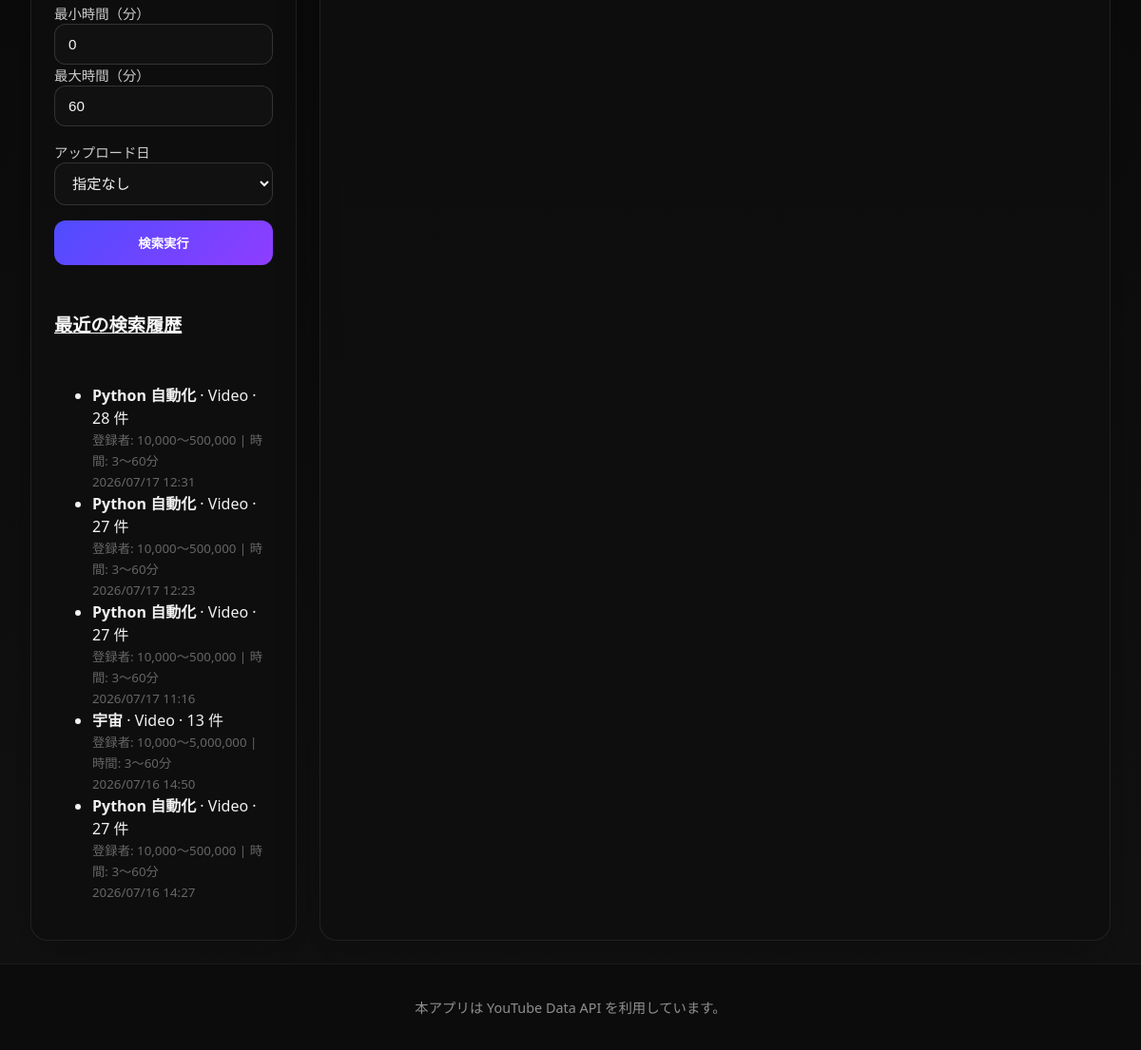
Page / (signed in, lower part) on the earlier database version.
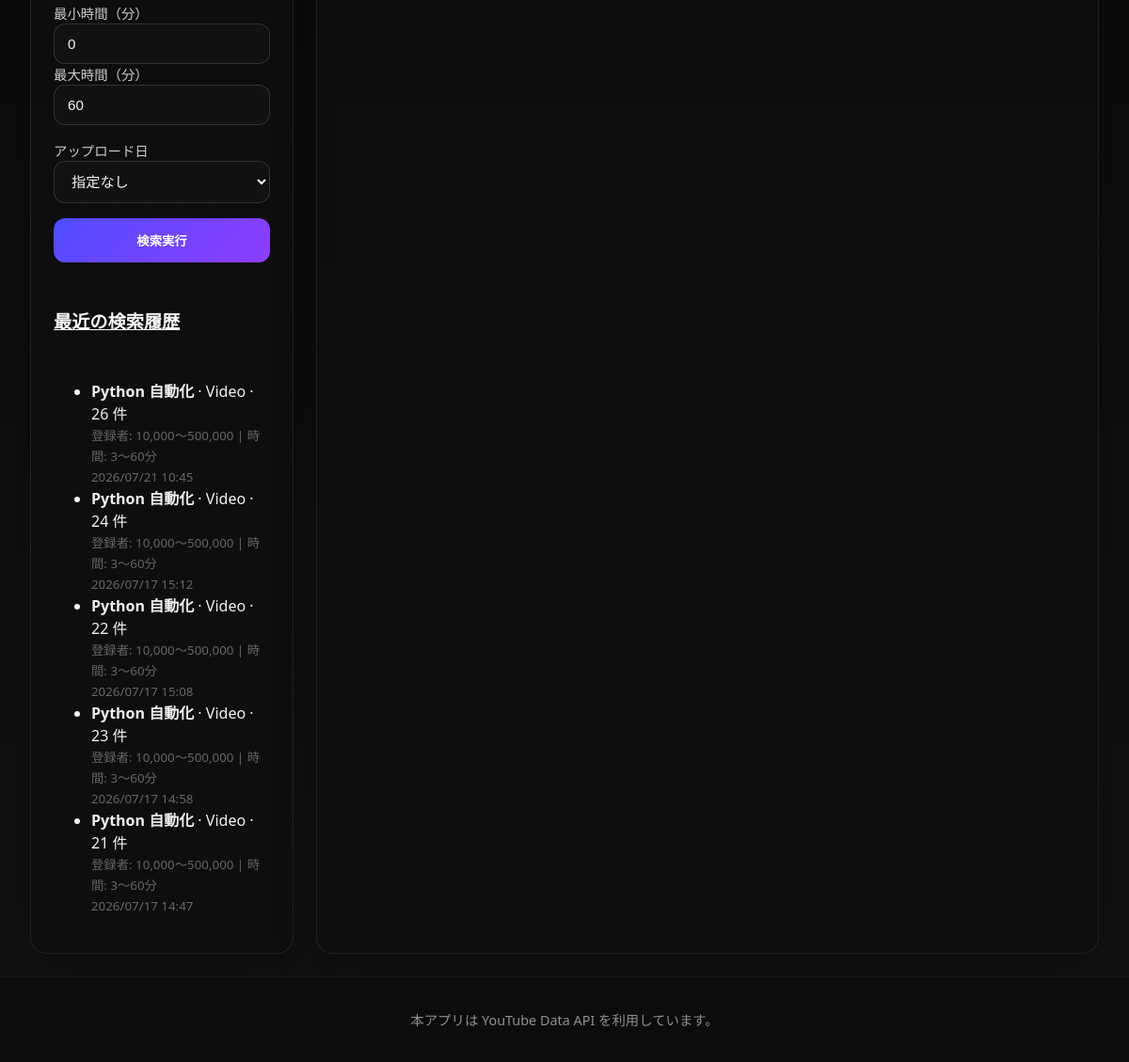
Same page on the later database version.
### youtube_app/models.py (models this page shows, shortened)
class SearchHistory(models.Model):
    target = models.CharField(max_length=16, default='video')
    query = models.CharField(max_length=255)
    max_results = models.PositiveSmallIntegerField(default=50)
    order = models.CharField(max_length=32, default='viewCount')
    lower_threshold = models.PositiveIntegerField(default=100000)
    upper_threshold = models.PositiveIntegerField(default=500000)
    min_duration = models.PositiveIntegerField(default=0)
    max_duration = models.PositiveIntegerField(default=60)
    date_option = models.CharField(max_length=16, default='none')
    results_count = models.PositiveIntegerField(default=0)
    created_at = models.DateTimeField(auto_now_add=True)
    user = models.ForeignKey(User, on_delete=models.CASCADE, related_name='search_histories', null=True, blank=True)
    class Meta:
        ordering = ['-created_at']

### youtube_app/views.py (the view, shortened to what this page needs)
# urls.py: path('', views.search_view, name='search'),
@login_required # 検索もログイン必須にする場合
def search_view(request):
    if not request.GET and 'last_search_params' in request.session:
        saved_params = request.session['last_search_params']
        context = get_query_parameters(request) # デフォルト値で初期化
        context.update(saved_params)            # 保存されていた値で上書き
    else:
        context = get_query_parameters(request)
    context['base_query_string'] = build_query_string_without_select(request)
    context['is_video_mode'] = context['target'] == 'video'
    context['results'] = []
    context['error_message'] = ''
    favorite_lists = []
    if request.user.is_authenticated:
        for i in range(1, 6):
            obj, created = FavoriteList.objects.get_or_create(
                user=request.user, index=i,
                defaults={'name': f'リスト {i}'}
            )
            favorite_lists.append(obj)
    context['favorite_lists'] = favorite_lists
    context['recent_history'] = SearchHistory.objects.filter(user=request.user)[:5] if request.user.is_authenticated else []
    return render(request, 'youtube_app/search.html', context)

### youtube_app/views.py (called while the page is built)
def get_query_parameters(request: HttpRequest) -> dict:
    return {
        'target': request.GET.get('target', 'video'),
        'query': request.GET.get('query', 'Python 自動化'),
        'max_results': int(request.GET.get('max_results', 50) or 50),
        'order': request.GET.get('order', 'viewCount'),
        'lower_threshold': int(request.GET.get('lower_threshold', 100000) or 100000),
        'upper_threshold': int(request.GET.get('upper_threshold', 500000) or 500000),
        'min_duration': int(request.GET.get('min_duration', 0) or 0),
        'max_duration': int(request.GET.get('max_duration', 60) or 60),
        'date_option': request.GET.get('date_option', 'none'),
        'selected_video_id': request.GET.get('select', ''),
    }

def build_query_string_without_select(request):
    params = request.GET.copy()
    params.pop('select', None)
    return params.urlencode()

### youtube_app/templates/youtube_app/search.html (shortened to what this page needs)
{% load static humanize %}
<!DOCTYPE html>
<html lang="ja">
<head>
    <link rel="stylesheet" href="{% static 'youtube_app/style.css' %}">
</head>
<body>
    <div class="page-shell">
        <main class="layout-grid">
            <section class="panel sidebar-panel">
                <div class="panel-card">
                    <form method="get" class="search-form">
                        <div class="field-group columns-2 video-filter">
                            <div>
                                <label for="min_duration">最小時間（分）</label>
                                <input id="min_duration" name="min_duration" type="number" min="0" value="{{ min_duration }}">
                            </div>
                            <div>
                                <label for="max_duration">最大時間（分）</label>
                                <input id="max_duration" name="max_duration" type="number" min="0" value="{{ max_duration }}">
                            </div>
                        </div>
                        <div class="field-group video-filter">
                            <label for="date_option">アップロード日</label>
                            <select id="date_option" name="date_option">
                                <option value="none" {% if date_option == 'none' %}selected{% endif %}>指定なし</option>
                            </select>
                        </div>
                        <div class="actions">
                            <button type="submit" class="primary-button">検索実行</button>
                        </div>
                    </form>
                </div>
                <div class="panel-card history-panel">
                    <h2><a href="{% url 'youtube_app:history' %}" style="color: inherit; text-decoration: underline;">最近の検索履歴</a></h2>
                    {% if recent_history %}
                        <ul class="history-list">
                            {% for history in recent_history %}
                                <li>
                                    <strong>{{ history.query }}</strong> · {{ history.target|title }} · {{ history.results_count }} 件<br>
                                    <small style="color: #666;">
                                        登録者: {{ history.lower_threshold|intcomma }}〜{{ history.upper_threshold|intcomma }}
                                        {% if history.target == 'video' %}| 時間: {{ history.min_duration }}〜{{ history.max_duration }}分{% endif %}<br>
                                        {{ history.created_at|date:'Y/m/d H:i' }}
                                    </small>
                                </li>
                            {% endfor %}
                        </ul>
                    {% else %}
                        <div class="message info">検索履歴はまだありません。</div>
                    {% endif %}
                </div>
            </section>
            <section class="panel results-panel">
            </section>
        </main>
        <footer class="app-footer">
            <p>本アプリは YouTube Data API を利用しています。</p>
        </footer>
    </div>
</body>
</html>

Differences in the rows shown:
no longer on this page (row unchanged): SearchHistory: query "Python 自動化", target "Video", results_count "28", lower_threshold "10,000", upper_threshold "500,000", min_duration "3", max_duration "60", created_at "2026/07/17 12:31"
no longer on this page (row unchanged): SearchHistory: query "Python 自動化", target "Video", results_count "27", lower_threshold "10,000", upper_threshold "500,000", min_duration "3", max_duration "60", created_at "2026/07/17 12:23"
no longer on this page (row unchanged): SearchHistory: query "Python 自動化", target "Video", results_count "27", lower_threshold "10,000", upper_threshold "500,000", min_duration "3", max_duration "60", created_at "2026/07/17 11:16"
no longer on this page (row unchanged): SearchHistory: query "宇宙", target "Video", results_count "13", lower_threshold "10,000", upper_threshold "5,000,000", min_duration "3", max_duration "60", created_at "2026/07/16 14:50"
no longer on this page (row unchanged): SearchHistory: query "Python 自動化", target "Video", results_count "27", lower_threshold "10,000", upper_threshold "500,000", min_duration "3", max_duration "60", created_at "2026/07/16 14:27"
added SearchHistory: query "Python 自動化", target "Video", results_count "26", lower_threshold "10,000", upper_threshold "500,000", min_duration "3", max_duration "60", created_at "2026/07/21 10:45"
added SearchHistory: query "Python 自動化", target "Video", results_count "24", lower_threshold "10,000", upper_threshold "500,000", min_duration "3", max_duration "60", created_at "2026/07/17 15:12"
added SearchHistory: query "Python 自動化", target "Video", results_count "22", lower_threshold "10,000", upper_threshold "500,000", min_duration "3", max_duration "60", created_at "2026/07/17 15:08"
added SearchHistory: query "Python 自動化", target "Video", results_count "23", lower_threshold "10,000", upper_threshold "500,000", min_duration "3", max_duration "60", created_at "2026/07/17 14:58"
added SearchHistory: query "Python 自動化", target "Video", results_count "21", lower_threshold "10,000", upper_threshold "500,000", min_duration "3", max_duration "60", created_at "2026/07/17 14:47"
